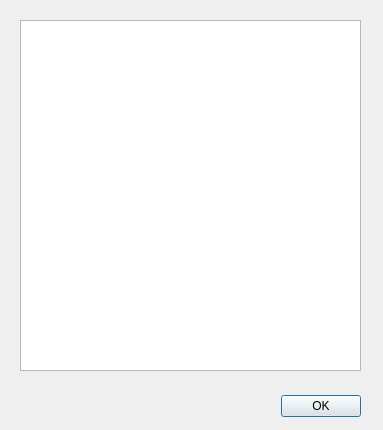
<?xml version="1.0" encoding="UTF-8"?>
<ui version="4.0">
 <class>InformationDialog</class>
 <widget class="QDialog" name="InformationDialog">
  <property name="geometry">
   <rect>
    <x>0</x>
    <y>0</y>
    <width>383</width>
    <height>430</height>
   </rect>
  </property>
  <property name="windowTitle">
   <string>Information</string>
  </property>
  <widget class="QDialogButtonBox" name="buttonBox">
   <property name="geometry">
    <rect>
     <x>200</x>
     <y>390</y>
     <width>161</width>
     <height>32</height>
    </rect>
   </property>
   <property name="orientation">
    <enum>Qt::Horizontal</enum>
   </property>
   <property name="standardButtons">
    <set>QDialogButtonBox::Ok</set>
   </property>
  </widget>
  <widget class="QTextEdit" name="textEdit">
   <property name="enabled">
    <bool>true</bool>
   </property>
   <property name="geometry">
    <rect>
     <x>20</x>
     <y>20</y>
     <width>341</width>
     <height>351</height>
    </rect>
   </property>
   <property name="readOnly">
    <bool>true</bool>
   </property>
  </widget>
 </widget>
 <resources/>
 <connections>
  <connection>
   <sender>buttonBox</sender>
   <signal>accepted()</signal>
   <receiver>InformationDialog</receiver>
   <slot>accept()</slot>
   <hints>
    <hint type="sourcelabel">
     <x>248</x>
     <y>254</y>
    </hint>
    <hint type="destinationlabel">
     <x>157</x>
     <y>274</y>
    </hint>
   </hints>
  </connection>
  <connection>
   <sender>buttonBox</sender>
   <signal>rejected()</signal>
   <receiver>InformationDialog</receiver>
   <slot>reject()</slot>
   <hints>
    <hint type="sourcelabel">
     <x>316</x>
     <y>260</y>
    </hint>
    <hint type="destinationlabel">
     <x>286</x>
     <y>274</y>
    </hint>
   </hints>
  </connection>
 </connections>
</ui>
